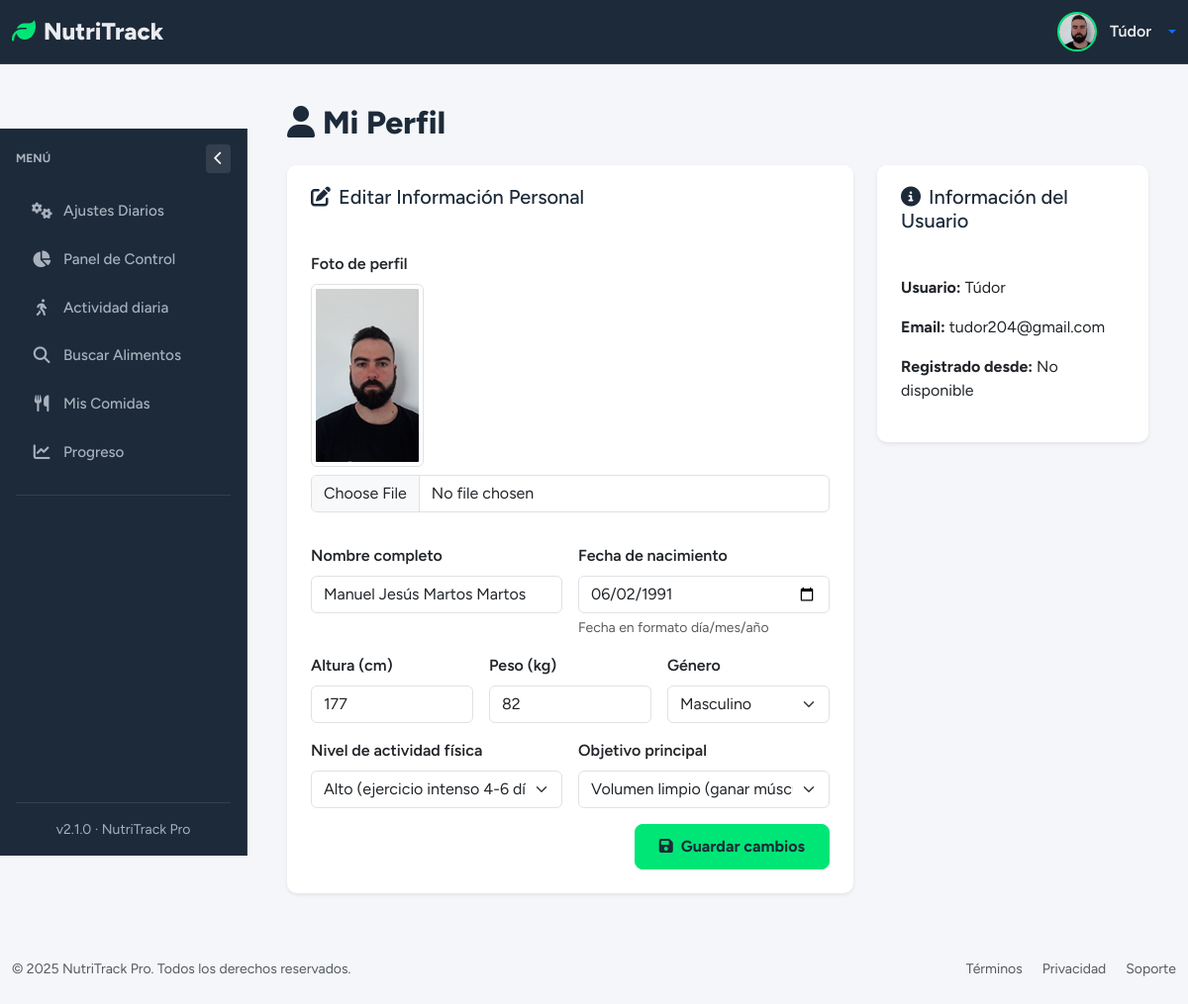
Screenshot of /profile (signed in) with the database file from the repository.
### tables this page shows
CREATE TABLE "loggin" (
	"id"	INTEGER,
	"username"	TEXT NOT NULL,
	"password"	TEXT,
	"email"	TEXT, google_id TEXT, full_name TEXT, birth_date TEXT, height_cm INTEGER, weight_kg INTEGER, gender TEXT, activity_level TEXT, goal TEXT, profile_photo TEXT DEFAULT NULL, preferences TEXT DEFAULT '{}',
	PRIMARY KEY("id" AUTOINCREMENT)
);

### app/controllers/UsersController.py (the view, shortened to what this page needs)
@app.route('/profile', methods=['GET', 'POST'])
@login_required
def profile():
    user_data = get_user_profile(current_user.id)
    prefs = get_user_preferences(current_user.id)
    if prefs.get('units') == 'lb/in':
        if user_data['weight_kg']:
            user_data['weight_kg'] = round(user_data['weight_kg'] * 2.20462, 1)
        if user_data['height_cm']:
            user_data['height_cm'] = round(user_data['height_cm'] * 0.393701, 1)
    return render_template('Users/profile.html', user=user_data)

### app/templates/Users/profile.html (shortened to what this page needs)
{% extends "base.html" %}
{% block section %}
<div class="page-header mb-4">
  <h1 class="page-title">
    <i class="fas fa-user me-2"></i>Mi Perfil
  </h1>
</div>
<div class="row g-4">
  <div class="col-lg-8">
    <div class="card shadow-sm border-0">
      <div class="card-header bg-white border-0">
        <h5 class="mb-0"><i class="fas fa-edit me-2"></i>Editar Información Personal</h5>
      </div>
      <div class="card-body">
        <form method="POST" class="row g-3" novalidate enctype="multipart/form-data">
        <div class="col-md-12 mb-3">
          <label for="profile_photo" class="form-label fw-semibold">Foto de perfil</label>
          {% if user.profile_photo %}
            <div class="mb-2">
              <img src="{{ url_for('static', filename='images/profile_photo/' ~ user.profile_photo) }}" alt="Foto de perfil" class="img-thumbnail" style="max-width: 150px;">
            </div>
          {% endif %}
          <input
            type="file"
            class="form-control"
            id="profile_photo"
            name="profile_photo"
            accept="image/png, image/jpeg, image/jpg, image/gif"
          >
        </div>
          <div class="col-md-6">
            <label for="full_name" class="form-label fw-semibold">Nombre completo</label>
            <input
              type="text"
              class="form-control"
              id="full_name"
              name="full_name"
              value="{{ user.full_name or '' }}"
              placeholder="Ej. Juan Pérez"
              required
            >
          </div>
          <div class="col-md-6">
            <label for="birth_date" class="form-label fw-semibold">Fecha de nacimiento</label>
            <input
              type="date"
              class="form-control"
              id="birth_date"
              name="birth_date"
              value="{{ user.birth_date or '' }}"
              max="{{ current_date }}"
              aria-describedby="birthHelp"
            >
            <div id="birthHelp" class="form-text">Fecha en formato día/mes/año</div>
          </div>
          <div class="col-md-4">
            <label for="height_cm" class="form-label fw-semibold">
              Altura ({{ 'cm' if prefs.units == 'kg/cm' else 'in' }})
            </label>
            <input
              type="number"
              class="form-control"
              id="height_cm"
              name="height_cm"
              value="{{ user.height_cm or '' }}"
              min="50"
              max="250"
              placeholder="Ej. {{ '177 cm' if prefs.units == 'kg/cm' else '70 in' }}"
            >
          </div>
          <div class="col-md-4">
            <label for="weight_kg" class="form-label fw-semibold">
              Peso ({{ 'kg' if prefs.units == 'kg/cm' else 'lb' }})
            </label>
            <input
              type="number"
              class="form-control"
              id="weight_kg"
              name="weight_kg"
              value="{{ user.weight_kg or '' }}"
              min="20"
              max="300"
              placeholder="Ej. {{ '78 kg' if prefs.units == 'kg/cm' else '172 lb' }}"
            >
          </div>
          <div class="col-md-4">
            <label for="gender" class="form-label fw-semibold">Género</label>
            <select id="gender" name="gender" class="form-select">
              <option value="Masculino" {% if user.gender == 'Masculino' %}selected{% endif %}>Masculino</option>
            </select>
          </div>
          <div class="col-md-6">
            <label for="activity_level" class="form-label fw-semibold">Nivel de actividad física</label>
            <select id="activity_level" name="activity_level" class="form-select">
              <option value="Alto" {% if user.activity_level == 'Alto' %}selected{% endif %}>Alto (ejercicio intenso 4-6 días/semana)</option>
            </select>
          </div>
          <div class="col-md-6">
            <label for="goal" class="form-label fw-semibold">Objetivo principal</label>
            <select id="goal" name="goal" class="form-select" required>
              <option value="Volumen limpio" {% if user.goal == 'Volumen limpio' %}selected{% endif %}>Volumen limpio (ganar músculo sin grasa)</option>
            </select>
          </div>
          <div class="col-12 d-flex justify-content-end mt-3">
            <button type="submit" class="btn btn-primary">
              <i class="fas fa-save me-2"></i>Guardar cambios
            </button>
          </div>
        </form>
      </div>
    </div>
  </div>
  <div class="col-lg-4">
    <div class="card shadow-sm border-0">
      <div class="card-header bg-white border-0">
        <h5 class="mb-0"><i class="fas fa-info-circle me-2"></i>Información del Usuario</h5>
      </div>
      <div class="card-body">
        <p><strong>Usuario:</strong> {{ user.username }}</p>
        <p><strong>Email:</strong> {{ user.email }}</p>
        <p><strong>Registrado desde:</strong> {{ user.created_at.strftime('%d/%m/%Y') if user.created_at else 'No disponible' }}</p>
      </div>
    </div>
  </div>
</div>
{% endblock %}

### app/templates/base.html (shortened to what this page needs)
<!DOCTYPE html>
<html lang="es" data-bs-theme="{% if prefs and prefs.dark_mode %}dark{% else %}light{% endif %}">
<head>
    <link href="https://cdn.jsdelivr.net/npm/bootstrap@5.3.2/dist/css/bootstrap.min.css" rel="stylesheet">
    <link rel="stylesheet" href="https://cdn.jsdelivr.net/npm/bootstrap-icons@1.11.1/font/bootstrap-icons.css">
    <link rel="stylesheet" href="https://cdnjs.cloudflare.com/ajax/libs/font-awesome/6.5.2/css/all.min.css" />
    <link href="https://cdn.jsdelivr.net/npm/sweetalert2@11/dist/sweetalert2.min.css" rel="stylesheet">
    <link rel="stylesheet" href="{{ url_for('static', filename='styles/StyleBase.css') }}">
</head>
<body>
    <nav class="navbar navbar-expand-lg">
        <div class="container-fluid">
            <a class="navbar-brand" href="{{ url_for('dashboard') }}">
                <i class="fas fa-leaf me-2"></i>NutriTrack
            </a>
            <div class="d-flex align-items-center ms-auto">
    {% if current_user.is_authenticated %}
    <div class="dropdown">
        <a href="#" class="d-flex align-items-center text-decoration-none dropdown-toggle" id="userDropdown" data-bs-toggle="dropdown" aria-expanded="false" style="gap: 0.8rem;">
            {% if current_user.profile_photo %}
                <img src="{{ url_for('static', filename='images/profile_photo/' + current_user.profile_photo) }}"
                    alt="Avatar"
                    class="rounded-circle user-photo">
            {% else %}
                <div class="user-avatar shadow-sm">
                    {{ current_user.username[0]|upper }}
                </div>
            {% endif %}
            <span class="d-none d-sm-inline user-name">
                {{ current_user.username }}
            </span>
        </a>
    </div>
    {% endif %}
</div>
        </div>
    </nav>
    <div class="container-fluid flex-grow-1">
        <div class="row h-100 g-0">
            <nav class="sidebar d-flex flex-column p-3" id="sidebar">
                <div class="d-flex justify-content-between align-items-center mb-3">
                    <h6 class="sidebar-title mb-0">Menú</h6>
                    <button id="closeSidebarBtn" class="btn btn-sm btn-outline-secondary d-none d-lg-block">
                        <i class="fas fa-chevron-left"></i>
                    </button>
                </div>
                <ul class="nav nav-pills flex-column mb-auto">
                    <li>
                        <a href="{{ url_for('settings') }}" class="nav-link {% if request.path == url_for('settings') %}active{% endif %}">
                            <i class="fas fa-cogs fa-fw"></i><span>Ajustes Diarios</span>
                        </a>
                    </li>
                    <li>
                        <a href="{{ url_for('dashboard') }}" class="nav-link {% if request.path == url_for('dashboard') %}active{% endif %}">
                            <i class="fas fa-chart-pie fa-fw"></i><span>Panel de Control</span>
                        </a>
                    </li>
                    <li>
                        <a href="{{ url_for('activity') }}" class="nav-link {% if request.path == url_for('activity') %}active{% endif %}">
                            <i class="fas fa-walking fa-fw"></i><span>Actividad diaria</span>
                        </a>
                    </li>
                    <li>
                        <a href="{{ url_for('search_food') }}" class="nav-link {% if request.path == url_for('search_food') %}active{% endif %}">
                            <i class="fas fa-search fa-fw"></i><span>Buscar Alimentos</span>
                        </a>
                    </li>
                    <li>
                        <a href="{{ url_for('mis_comidas') }}" class="nav-link {% if request.path == url_for('mis_comidas') %}active{% endif %}">
                            <i class="fas fa-utensils fa-fw"></i><span>Mis Comidas</span>
                        </a>
                    </li>
                    <li>
                        <a href="{{ url_for('progreso') }}" class="nav-link {% if request.path == url_for('progreso') %}active{% endif %}">
                            <i class="fas fa-chart-line fa-fw"></i><span>Progreso</span>
                        </a>
                    </li>
                    <li class="pt-3 mt-3 border-top">
                    </li>
                </ul>
                <div class="mt-auto pt-3 border-top text-center small text-muted">
                    v2.1.0 · NutriTrack Pro
                </div>
            </nav>
            <main class="main-content" id="mainContent">
                {% block section %}{% endblock %}
            </main>
        </div>
    </div>
    <footer class="py-4 mt-auto">
        <div class="container-fluid">
            <div class="row align-items-center">
                <div class="col-md-6 text-center text-md-start">
                    <p class="mb-0 small text-muted">&copy; 2025 NutriTrack Pro. Todos los derechos reservados.</p>
                </div>
                <div class="col-md-6 text-center text-md-end">
                    <a href="#" class="text-decoration-none small text-muted me-3">Términos</a>
                    <a href="#" class="text-decoration-none small text-muted me-3">Privacidad</a>
                    <a href="#" class="text-decoration-none small text-muted">Soporte</a>
                </div>
            </div>
        </div>
    </footer>
</body>
</html>

### rows the page displays
loggin: profile_photo (picture), username "Túdor", full_name "Manuel Jesús Martos Martos", birth_date "06/02/1991", height_cm "177", weight_kg "82", gender "Masculino", activity_level "Alto (ejercicio intenso 4-6 días/semana)", goal "Volumen limpio (ganar músculo sin grasa)", email "tudor204@gmail.com"

### other values shown
{{ 'cm' if prefs.units == 'kg/cm' else 'in' }} "cm"
{{ 'kg' if prefs.units == 'kg/cm' else 'lb' }} "kg"
